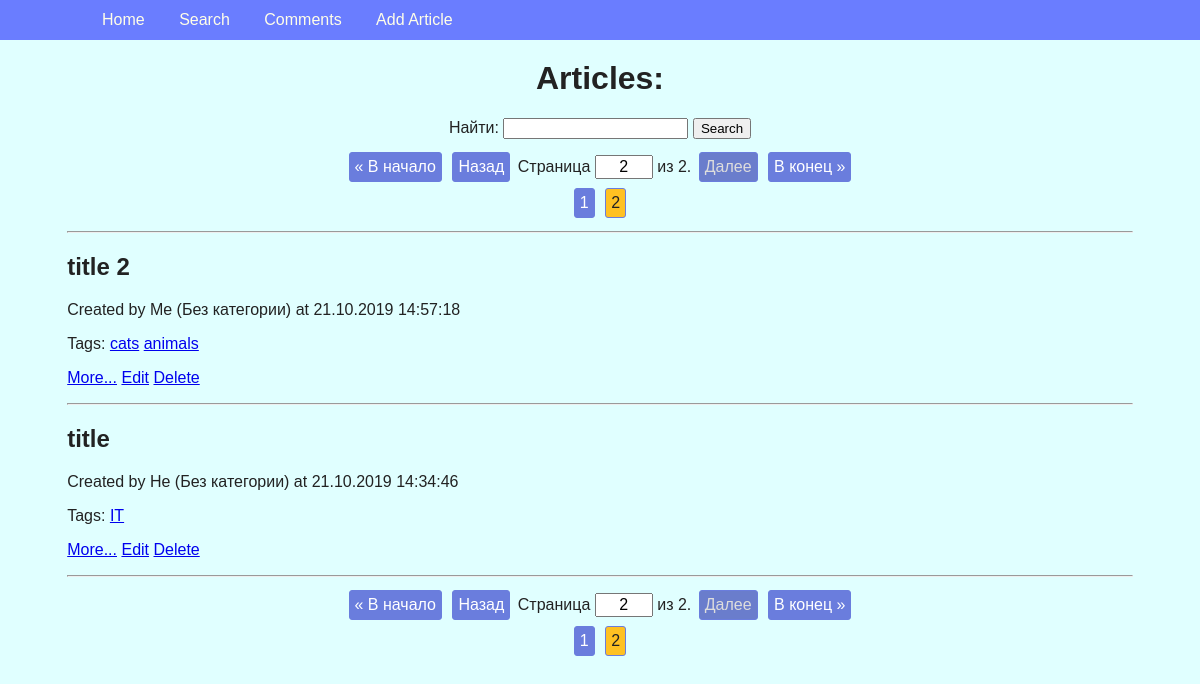
Screenshot of /?page=2 with the database file from the repository.
### webapp/models.py (models this page shows, shortened)
class Article(models.Model):
    title = models.CharField(max_length=200, null=False, blank=False, verbose_name='Заголовок')
    text = models.TextField(max_length=3000, null=False, blank=False, verbose_name='Текст')
    author = models.CharField(max_length=40, null=False, blank=False, default='Unknown', verbose_name='Автор')
    created_at = models.DateTimeField(auto_now_add=True, verbose_name='Время создания')
    updated_at = models.DateTimeField(auto_now=True, verbose_name='Время изменения')
    category = models.ForeignKey('Category', on_delete=models.PROTECT, null=True, blank=True, verbose_name='Категория',
                                 related_name='articles')
    tags = models.ManyToManyField('Tag', blank=True, related_name='articles', verbose_name='Теги')

class Tag(models.Model):
    name = models.CharField(max_length=31, verbose_name='Тег')
    created_at = models.DateTimeField(auto_now_add=True, verbose_name='Время создания')
    def __str__(self):
        return self.name

### webapp/views/article_views.py (the view)
# urls.py: path('', IndexView.as_view(), name='index'),
class IndexView(ListView):
    context_object_name = 'articles'
    model = Article
    template_name = 'article/index.html'
    ordering = ['-created_at']
    paginate_by = 5
    paginate_orphans = 1
    def get(self, request, *args, **kwargs):
        self.form = self.get_search_form()
        self.search_query = self.get_search_query()
        self.tag_query = self.get_tag_query()
        return super().get(request, *args, **kwargs)
    def get_context_data(self, *, object_list=None, **kwargs):
        context = super().get_context_data(object_list=object_list, **kwargs)
        if self.search_query:
            context['query'] = urlencode({'search': self.search_query})
        context['form'] = self.form
        return context
    def get_queryset(self):
        queryset = super().get_queryset()
        if self.search_query:
            queryset = queryset.filter(
                Q(title__icontains=self.search_query)
                | Q(author__icontains=self.search_query)
                | Q(tags__name__iexact=self.search_query)
            )
        if self.tag_query:
            queryset = queryset.filter(
                Q(tags__name__iexact=Tag.objects.get(pk=self.tag_query))
            )
        return queryset
    def get_tag_query(self):
        if self.form.is_valid():
            return self.request.GET.get('tag')
        return None
    def get_search_form(self):
        return SimpleSearchForm(self.request.GET)
    def get_search_query(self):
        if self.form.is_valid():
            return self.form.cleaned_data['search']
        return None

### webapp/forms.py
class SimpleSearchForm(forms.Form):
    search = forms.CharField(max_length=100, required=False, label="Найти")

### webapp/templates/article/index.html
{% extends 'base.html' %}
{% block menu %}
    <li><a href="{% url 'article_add' %}">Add Article</a></li>
{% endblock %}
{% block content %}
        <h1>Articles:</h1>
        {% include 'partial/simple_search.html' %}
        {% if is_paginated %}
            {% include 'partial/pagination.html' %}
        {% endif %}
        <hr/>
        {% include 'article/partial/article_list.html' %}
        {% if is_paginated %}
            {% include 'partial/pagination.html' %}
        {% endif %}
{% endblock %}

### webapp/templates/article/partial/article_list.html
{% for article in articles %}
    <h2>{{ article.title }}</h2>
    <p>Created by {{ article.author }} ({{ article.category|default_if_none:'Без категории' }})
        at {{ article.created_at|date:'d.m.Y H:i:s' }}</p>
     Tags:
    {% for tag in article.tags.all %}
        <a href="?tag={{ tag }}"> {{ tag }}</a>
    {% endfor %}
    <p>
        <a href="{% url 'article_view' article.pk %}">More...</a>
        <a href="{% url 'article_update' article.pk %}">Edit</a>
        <a href="{% url "article_delete" article.pk %}">Delete</a>
    </p>
    <hr/>
{% endfor %}

### webapp/static/css/style.css (style rules this page uses)
body { background: lightcyan; color: #222222; font-family: Arial, sans-serif; margin-top: 60px; }
h1 { text-align: center; }
.menu li { display: inline-block; }
.menu a { display: inline-block; text-decoration: none; color: inherit; padding: 5px 15px; }

### rows the page displays
Article: title "title 2", author "Me", category "Без категории", created_at "21.10.2019 14:57:18"
Tag: name "cats"
Tag: name "animals"
Article: title "title", author "He", category "Без категории", created_at "21.10.2019 14:34:46"
Tag: name "IT"

### other values shown
{{ paginator.num_pages }} "2 2"
{{ page }} "1" "1"
{{ page }} "2" "2"
